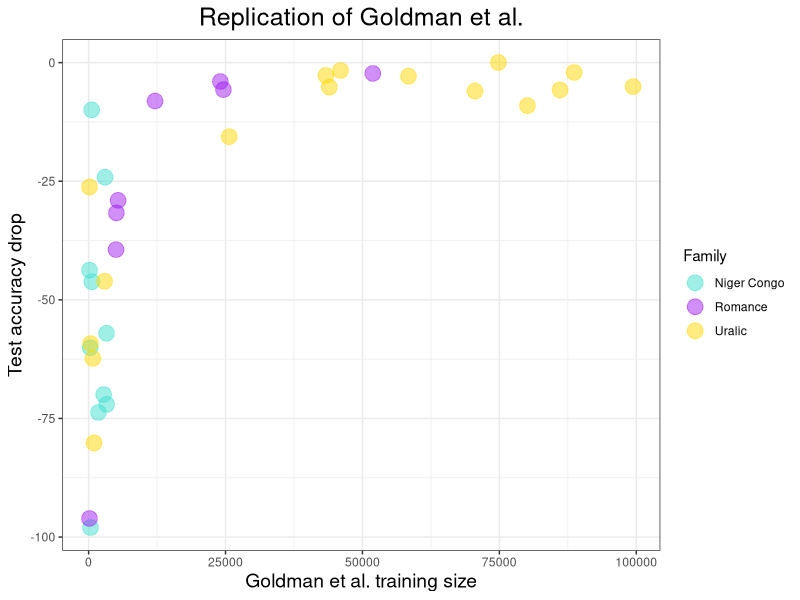
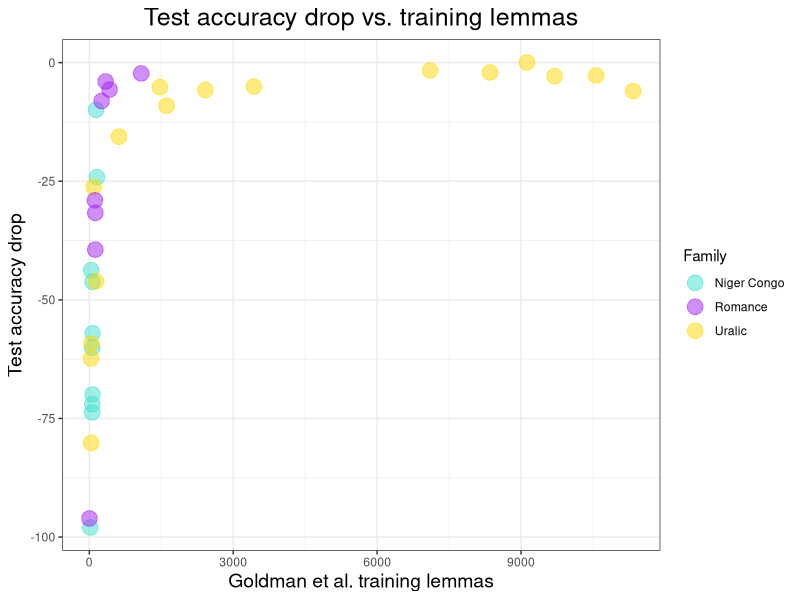
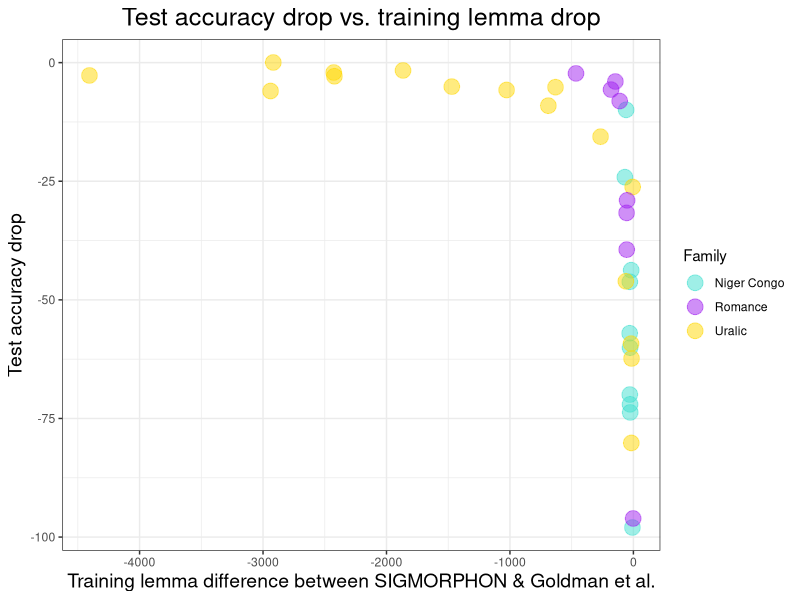
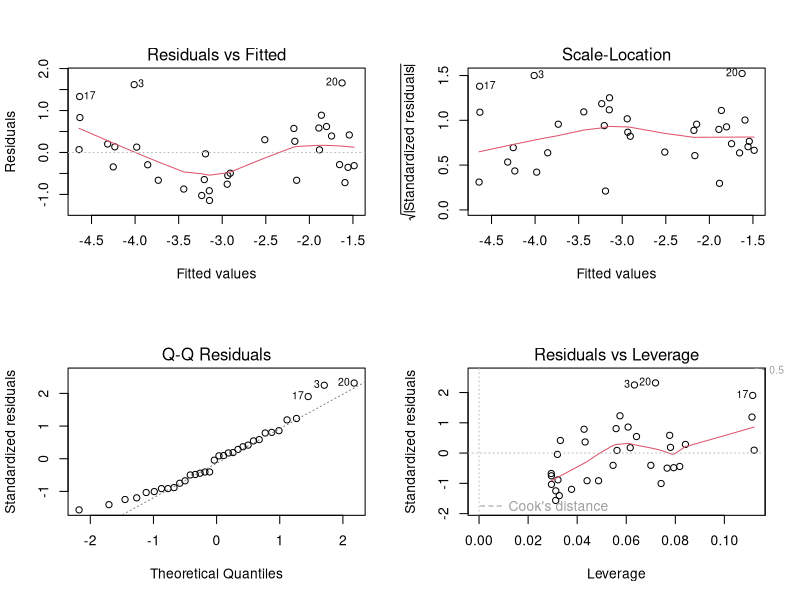
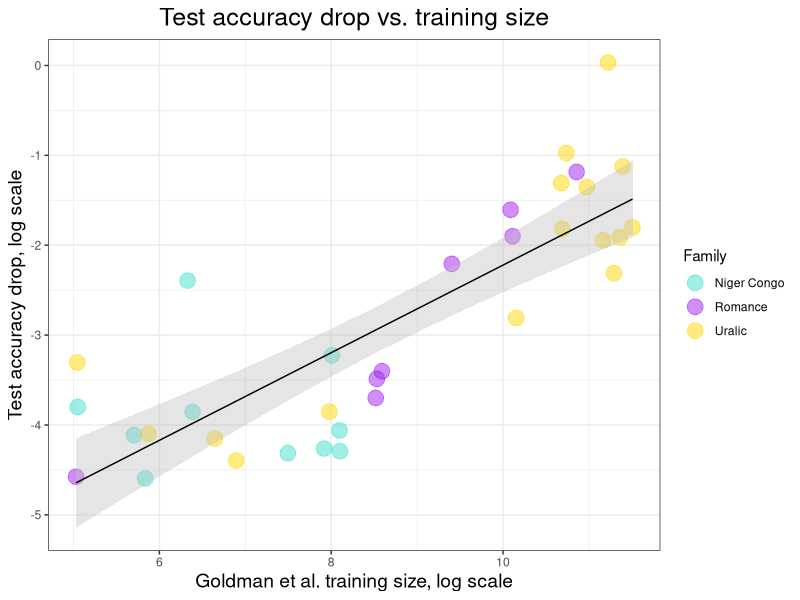
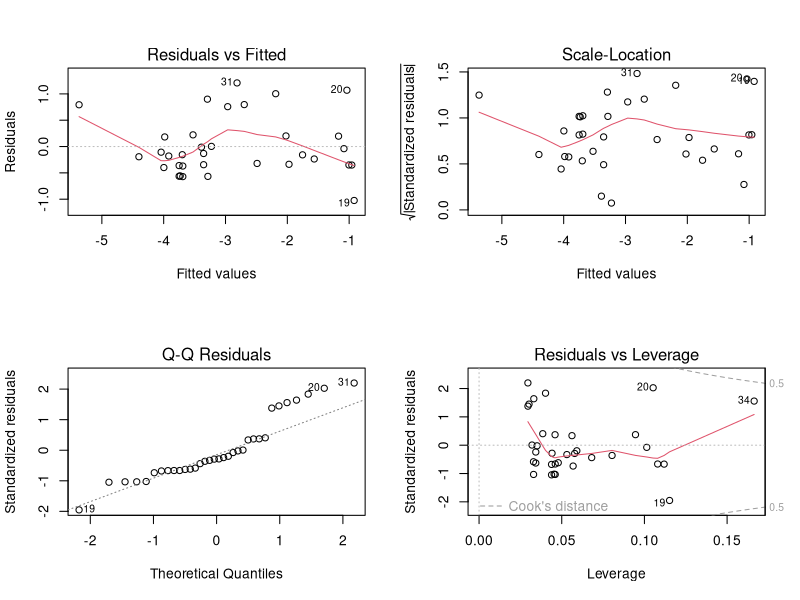
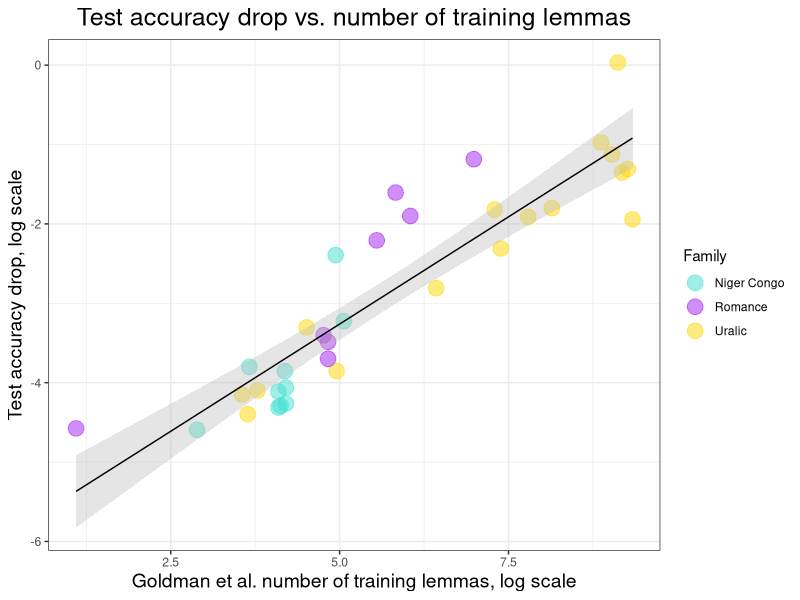
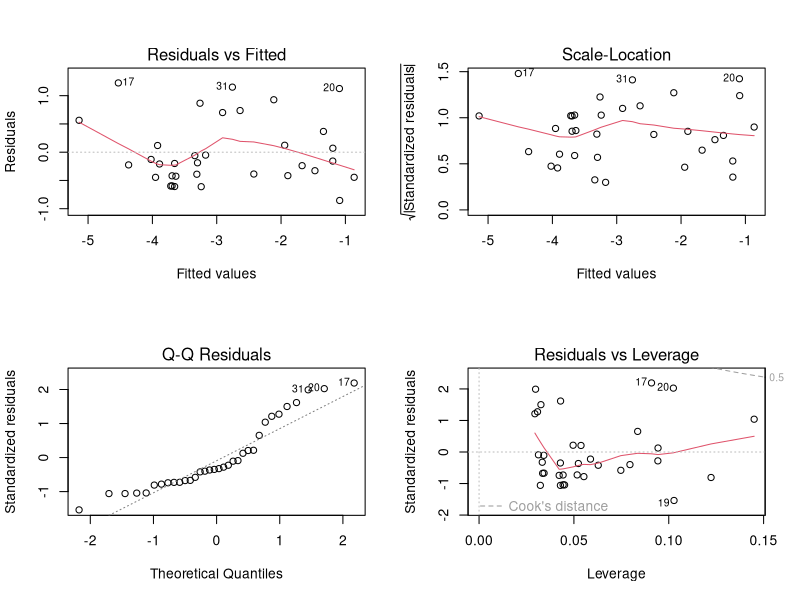

These figures' R source, in order:
## ---- chunk 1
library(ggplot2)
library(tidyverse)
library(car)
library(mgcv)
require(splines)
## ---- chunk 2
# Read in the data 
df<-read.csv("replication/replication_complete.csv")

# Make the family column pretty 
df$Family = str_to_title(str_replace(df$Family, "_", " "))

# We're going to be making a lot of log-log plots, so lets make our lives easier:
df$log_test_acc_drop = -1*log((-1*df$test_acc_drop)+1)
df$log_train_lemma_diff = -1*log(-1*df$train_lemma_diff_raw)
## ---- chunk 3
# We'll use this helper function to run our stats
correlations <- function(a, b){
  for (m in list("pearson", "spearman", "kendall")){
    # Supressing warnings bc we'll get them whenever there are ties 
    suppressWarnings(res <- cor.test(a, b, method = m))
    formatted <- sprintf("%s: %f (p = %e)", res$method, res$estimate, res$p.value)
    print(formatted)
  }
}

# We'll use this helper function to get information about our model
eval_model <- function(model, df){
  rsquared = summary(model)$r.squared
  AIC = AIC(model)
  results <- sprintf("R^2: %f, AIC: %f", rsquared, AIC)
  print(results)
  layout(matrix(c(1,2,3,4),2,2)) 
  plot(model)
  return(predict(model, df, se = TRUE))
}

# We'll use this helper function to compare two models 
compare_models <- function(model_both, model_single){
  layout(matrix(c(1,2,3,4),2,2)) 
  plot(model_both)
  AIC = AIC(model_both)
  anovap = anova(model_both, model_single)$`Pr(>F)`[-1]
  results <- sprintf("AIC: %f, ANOVA p: %f", AIC, anovap)
  print(results)
  vif(model_both)
}
## ---- chunk 4
df %>% 
  ggplot(aes(Goldman_train_size, test_acc_drop)) + 
  geom_point(aes(colour = Family), size = 5, alpha = 0.5) + 
  scale_color_manual(values=c("turquoise", "purple", "gold")) + 
  theme_bw() + 
  xlab("Goldman et al. training size") + 
  ylab("Test accuracy drop") + 
  ggtitle("Replication of Goldman et al.") + 
  theme(plot.title = element_text(hjust=0.5, size=18), 
        axis.title.y = element_text(size=14),
        axis.title.x = element_text(size=14),
        )
## ---- chunk 5
df %>% 
  ggplot(aes(Goldman_train_lemmas, test_acc_drop)) + 
  geom_point(aes(colour = Family), size = 5, alpha = 0.5) + 
  scale_color_manual(values=c("turquoise", "purple", "gold")) + 
  theme_bw() + 
  xlab("Goldman et al. training lemmas") + 
  ylab("Test accuracy drop") + 
  ggtitle("Test accuracy drop vs. training lemmas") + 
  theme(plot.title = element_text(hjust=0.5, size=18), 
        axis.title.y = element_text(size=14),
        axis.title.x = element_text(size=14),
  )
## ---- chunk 6
df %>% 
  ggplot(aes(train_lemma_diff_raw, test_acc_drop)) + 
  geom_point(aes(colour = Family), size = 5, alpha = 0.5) + 
  scale_color_manual(values=c("turquoise", "purple", "gold")) + 
  theme_bw() + 
  xlab("Training lemma difference between SIGMORPHON & Goldman et al.") + 
  ylab("Test accuracy drop") + 
  ggtitle("Test accuracy drop vs. training lemma drop") + 
  theme(plot.title = element_text(hjust=0.5, size=18), 
        axis.title.y = element_text(size=14),
        axis.title.x = element_text(size=14),
  )
## ---- chunk 7
train_size_lm = lm(log_test_acc_drop ~ log(Goldman_train_size), data = df)
pred <- eval_model(train_size_lm, df)

df %>% 
  ggplot(aes(log(Goldman_train_size), log_test_acc_drop)) + 
  geom_point(aes(colour = Family), size = 5, alpha = 0.5) + 
  scale_color_manual(values=c("turquoise", "purple", "gold")) + 
  theme_bw() + 
  xlab("Goldman et al. training size, log scale") + 
  ylab("Test accuracy drop, log scale") + 
  ggtitle("Test accuracy drop vs. training size") + 
  theme(plot.title = element_text(hjust=0.5, size=18), 
        axis.title.y = element_text(size=14),
        axis.title.x = element_text(size=14),
  )  +
  geom_ribbon(aes(x = log(Goldman_train_size), 
                  ymin = pred$fit - 2 * pred$se.fit, 
                  ymax = pred$fit + 2 * pred$se.fit), 
              fill = "grey", 
              alpha = .4) + 
  geom_line(aes(x = log(Goldman_train_size), y = pred$fit), color = "black")

correlations(log(df$Goldman_train_size), df$log_test_acc_drop)
## ---- chunk 8
train_lemma_lm = lm(log_test_acc_drop ~ log(Goldman_train_lemmas), data = df)
pred <- eval_model(train_lemma_lm, df)

df %>% 
  ggplot(aes(log(Goldman_train_lemmas), log_test_acc_drop)) + 
  geom_point(aes(colour = Family), size = 5, alpha = 0.5) + 
  scale_color_manual(values=c("turquoise", "purple", "gold")) + 
  theme_bw() + 
  xlab("Goldman et al. number of training lemmas, log scale") + 
  ylab("Test accuracy drop, log scale") + 
  ggtitle("Test accuracy drop vs. number of training lemmas") + 
  theme(plot.title = element_text(hjust=0.5, size=18), 
        axis.title.y = element_text(size=14),
        axis.title.x = element_text(size=14),
  )  + 
  geom_ribbon(aes(x = log(Goldman_train_lemmas), 
                 ymin = pred$fit - 2 * pred$se.fit, 
                 ymax = pred$fit + 2 * pred$se.fit), 
             fill = "grey", 
             alpha = .4) + 
  geom_line(aes(x = log(Goldman_train_lemmas), y = pred$fit), color = "black")

correlations(log(df$Goldman_train_lemmas), df$log_test_acc_drop)
## ---- chunk 9
lemma_drop_lm = lm(log_test_acc_drop ~ log_train_lemma_diff, data = df)
pred <- eval_model(lemma_drop_lm, df)

df %>% 
  ggplot(aes(log_train_lemma_diff, log_test_acc_drop)) + 
  geom_point(aes(colour = Family), size = 5, alpha = 0.5) + 
  scale_color_manual(values=c("turquoise", "purple", "gold")) + 
  theme_bw() + 
  xlab("Training lemma drop, log scale") + 
  ylab("Test accuracy drop, log scale") + 
  ggtitle("Test accuracy drop vs. training lemma drop") +
  theme(plot.title = element_text(hjust=0.5, size=18), 
        axis.title.y = element_text(size=14),
        axis.title.x = element_text(size=14),
  )  + 
  geom_ribbon(aes(x = log_train_lemma_diff, 
                 ymin = pred$fit - 2 * pred$se.fit, 
                 ymax = pred$fit + 2 * pred$se.fit), 
             fill = "grey", 
             alpha = .4) + 
  geom_line(aes(x = log_train_lemma_diff, y = pred$fit), color = "black")

correlations(df$log_train_lemma_diff, df$log_test_acc_drop)
## ---- chunk 10
df %>% 
  ggplot(aes(log(Goldman_train_size), log(Goldman_train_lemmas))) + 
  geom_point(aes(colour = Family), size = 5, alpha = 0.5) + 
  scale_color_manual(values=c("turquoise", "purple", "gold")) + 
  theme_bw() + 
  xlab("Goldman et al. training size, log scale") + 
  ylab("Goldman et al. number of training lemmas, log scale") + 
  ggtitle("Training size vs. training lemmas, log scale") + 
  theme(plot.title = element_text(hjust=0.5, size=18), 
        axis.title.y = element_text(size=14),
        axis.title.x = element_text(size=14),
  )  + 
  stat_smooth(method="lm", color="black", size=0.5, alpha = 0.5)

correlations(log(df$Goldman_train_size), log(df$Goldman_train_lemmas))
## ---- chunk 11
df %>%
  ggplot(aes(log(Goldman_train_size), log_train_lemma_diff)) + 
  geom_point(aes(colour = Family), size = 5, alpha = 0.5) + 
  scale_color_manual(values=c("turquoise", "purple", "gold")) + 
  theme_bw() + 
  xlab("Goldman et al. training size, log scale") + 
  ylab("Training lemma difference, log scale") + 
  ggtitle("Training size vs. training lemma drop") + 
  theme(plot.title = element_text(hjust=0.5, size=18), 
        axis.title.y = element_text(size=14),
        axis.title.x = element_text(size=14),
  )  + 
  stat_smooth(method="lm", color="black", size=0.5, alpha = 0.5)

correlations(log(df$Goldman_train_size), df$log_train_lemma_diff)
## ---- chunk 12
df %>%
  ggplot(aes(log(Goldman_train_lemmas), log_train_lemma_diff)) + 
  geom_point(aes(colour = Family), size = 5, alpha = 0.5) + 
  scale_color_manual(values=c("turquoise", "purple", "gold")) + 
  theme_bw() + 
  xlab("Goldman et al. training lemmas, log scale") + 
  ylab("Training lemma difference, log scale") + 
  ggtitle("Training lemmas vs. training lemma drop") + 
  theme(plot.title = element_text(hjust=0.5, size=18), 
        axis.title.y = element_text(size=14),
        axis.title.x = element_text(size=14),
  )  + 
  stat_smooth(method="lm", color="black", size=0.5, alpha = 0.5)

correlations(log(df$Goldman_train_lemmas), df$log_train_lemma_diff)
## ---- chunk 13
lemmas_plus_train_lm = lm(log_test_acc_drop ~ log(Goldman_train_size) + log(Goldman_train_lemmas), data = df)
compare_models(lemmas_plus_train_lm, train_lemma_lm)
## ---- chunk 14
lemmas_drop_lm = lm(log_test_acc_drop ~ log(Goldman_train_lemmas) + log_train_lemma_diff, data = df)
compare_models(lemmas_drop_lm, train_lemma_lm)
## ---- chunk 15
ns_train_size_lm = lm(log_test_acc_drop ~ ns(log(Goldman_train_size), df=3), data = df)
pred <- eval_model(ns_train_size_lm, df)

df %>% 
  ggplot(aes(log(Goldman_train_size), log_test_acc_drop)) + 
  geom_point(aes(colour = Family), size = 5, alpha = 0.5) + 
  scale_color_manual(values=c("turquoise", "purple", "gold")) + 
  theme_bw() + 
  xlab("Goldman et al. training size, log scale") + 
  ylab("Test accuracy drop, log scale") + 
  ggtitle("Test accuracy drop vs. training size") + 
  theme(plot.title = element_text(hjust=0.5, size=18), 
        axis.title.y = element_text(size=14),
        axis.title.x = element_text(size=14),
  )  +
  geom_ribbon(aes(x = log(Goldman_train_size), 
                  ymin = pred$fit - 2 * pred$se.fit, 
                  ymax = pred$fit + 2 * pred$se.fit), 
              fill = "grey", 
              alpha = .4) + 
  geom_line(aes(x = log(Goldman_train_size), y = pred$fit), color = "black")
## ---- chunk 16
ns_train_lemma_lm = lm(log_test_acc_drop ~ ns(log(Goldman_train_lemmas), df = 3), data = df)
pred <- eval_model(ns_train_lemma_lm, df)

df %>% 
  ggplot(aes(log(Goldman_train_lemmas), log_test_acc_drop)) + 
  geom_point(aes(colour = Family), size = 5, alpha = 0.5) + 
  scale_color_manual(values=c("turquoise", "purple", "gold")) + 
  theme_bw() + 
  xlab("Goldman et al. number of training lemmas, log scale") + 
  ylab("Test accuracy drop, log scale") + 
  ggtitle("Test accuracy drop vs. number of training lemmas") + 
  theme(plot.title = element_text(hjust=0.5, size=18), 
        axis.title.y = element_text(size=14),
        axis.title.x = element_text(size=14),
  )  + 
  geom_ribbon(aes(x = log(Goldman_train_lemmas), 
                 ymin = pred$fit - 2 * pred$se.fit, 
                 ymax = pred$fit + 2 * pred$se.fit), 
             fill = "grey", 
             alpha = .4) + 
  geom_line(aes(x = log(Goldman_train_lemmas), y = pred$fit), color = "black")
## ---- chunk 17
ns_lemma_drop_lm = lm(log_test_acc_drop ~ ns(log_train_lemma_diff, df = 3), data = df)
pred <- eval_model(ns_lemma_drop_lm, df)

df %>% 
  ggplot(aes(log_train_lemma_diff, log_test_acc_drop)) + 
  geom_point(aes(colour = Family), size = 5, alpha = 0.5) + 
  scale_color_manual(values=c("turquoise", "purple", "gold")) + 
  theme_bw() + 
  xlab("Training lemma drop, log scale") + 
  ylab("Test accuracy drop, log scale") + 
  ggtitle("Test accuracy drop vs. training lemma drop") +
  theme(plot.title = element_text(hjust=0.5, size=18), 
        axis.title.y = element_text(size=14),
        axis.title.x = element_text(size=14),
  )  + 
  geom_ribbon(aes(x = log_train_lemma_diff, 
                 ymin = pred$fit - 2 * pred$se.fit, 
                 ymax = pred$fit + 2 * pred$se.fit), 
             fill = "grey", 
             alpha = .4) + 
  geom_line(aes(x = log_train_lemma_diff, y = pred$fit), color = "black")
## ---- chunk 18
ns_lemmas_plus_train_lm = lm(log_test_acc_drop ~ ns(log(Goldman_train_size), df = 3) + ns(log(Goldman_train_lemmas), df = 3), data = df)
compare_models(ns_lemmas_plus_train_lm, ns_train_lemma_lm)
## ---- chunk 19
ns_lemmas_drop_lm = lm(log_test_acc_drop ~ ns(log(Goldman_train_lemmas), df = 3) + ns(log_train_lemma_diff, df = 3), data = df)
compare_models(ns_lemmas_drop_lm, ns_train_lemma_lm)
## ---- chunk 20
Gold <- df %>% 
  select(train=Goldman_train_size, 
         lemmas = Goldman_train_lemmas,
         test = Goldman_test_acc, 
         Family = Family
         ) 
Gold$Type = "Goldman"

Sigm <- df %>% 
  select(train = SIGMORPHON_train_size,
         lemmas = SIGMORPHON_train_lemmas,
         test = SIGMORPHON_test_acc,
         Family = Family
         )
Sigm$Type = "SIGMORPHON"

new_df = rbind(Gold, Sigm)
## ---- chunk 21
new_df %>% 
  ggplot(aes(log(train), log(test + 1), color = Type)) +
  geom_point(aes(shape = Family), size = 5, alpha = 0.5) + 
  scale_color_manual(values=c("turquoise", "purple", "gold")) + 
  stat_smooth(aes(color=Type), method="lm", size=0.5, alpha = 0.5)+ 
  theme_bw() + 
  xlab("Training size, log scale") + 
  ylab("Test accuracy, log scale") + 
  ggtitle("Test accuracy vs. training size") + 
  theme(plot.title = element_text(hjust=0.5, size=18), 
        axis.title.y = element_text(size=14),
        axis.title.x = element_text(size=14),
  ) 
print("-------GOLDMAN ------")
correlations(log(df$Goldman_train_size), log(df$Goldman_test_acc + 1))
print("-------SIGMORPHON -------")
correlations(log(df$SIGMORPHON_train_size), log(df$SIGMORPHON_test_acc + 1))
## ---- chunk 22
new_df %>% 
  ggplot(aes(log(lemmas), log(test + 1), color = Type)) +
  geom_point(aes(shape = Family), size = 5, alpha = 0.5) + 
  scale_color_manual(values=c("turquoise", "purple", "gold")) + 
  stat_smooth(aes(color=Type), method="lm", size=0.5, alpha = 0.5) + 
  theme_bw() + 
  xlab("Training lemmas, log scale") + 
  ylab("Test accuracy, log scale") + 
  ggtitle("Test accuracy vs. training lemmas") + 
  theme(plot.title = element_text(hjust=0.5, size=18), 
        axis.title.y = element_text(size=14),
        axis.title.x = element_text(size=14),
  ) 
print("-------GOLDMAN ------")
correlations(log(df$Goldman_train_lemmas), log(df$Goldman_test_acc + 1))
print("-------SIGMORPHON -------")
correlations(log(df$SIGMORPHON_train_lemmas), log(df$SIGMORPHON_test_acc + 1))
## ---- chunk 23
print("-------GOLDMAN ------")
correlations(log(df$Goldman_train_size), log(df$Goldman_train_lemmas))
print("-------SIGMORPHON -------")
correlations(log(df$SIGMORPHON_train_size), log(df$SIGMORPHON_train_lemmas))
## ---- chunk 24
train_size_lm = lm(log(Goldman_test_acc + 1) ~ log(Goldman_train_size), data = df)
pred <- eval_model(train_size_lm, df)

df %>% 
  ggplot(aes(log(Goldman_train_size), log(Goldman_test_acc + 1))) + 
  geom_point(aes(colour = Family), size = 5, alpha = 0.5) + 
  scale_color_manual(values=c("turquoise", "purple", "gold")) + 
  theme_bw() + 
  xlab("Goldman et al. training size, log scale") + 
  ylab("Goldman et al. test accuracy, log scale") + 
  ggtitle("Goldman et al. test accuracy vs. training size") + 
  theme(plot.title = element_text(hjust=0.5, size=18), 
        axis.title.y = element_text(size=14),
        axis.title.x = element_text(size=14),
  )  + 
  geom_ribbon(aes(x = log(Goldman_train_size), 
                  ymin = pred$fit - 2 * pred$se.fit, 
                  ymax = pred$fit + 2 * pred$se.fit), 
              fill = "grey", 
              alpha = .4) + 
  geom_line(aes(x = log(Goldman_train_size), y = pred$fit), color = "black") 
## ---- chunk 25
train_lemma_lm = lm(log(Goldman_test_acc + 1) ~ log(Goldman_train_lemmas), data = df)
pred <- eval_model(train_lemma_lm)

df %>% 
  ggplot(aes(log(Goldman_train_lemmas), log(Goldman_test_acc + 1))) + 
  geom_point(aes(colour = Family), size = 5, alpha = 0.5) + 
  scale_color_manual(values=c("turquoise", "purple", "gold")) + 
  theme_bw() + 
  xlab("Goldman et al. number of training lemmas, log scale") + 
  ylab("Goldman et al. test accuracy, log scale") + 
  ggtitle("Goldman et al. test accuracy vs. number of training lemmas") + 
  theme(plot.title = element_text(hjust=0.5, size=18), 
        axis.title.y = element_text(size=14),
        axis.title.x = element_text(size=14),
  )  + 
  geom_ribbon(aes(x = log(Goldman_train_lemmas), ymin = pred$fit - 2 * pred$se.fit, ymax = pred$fit + 2 * pred$se.fit), fill = "grey", alpha = .4) + 
  geom_line(aes(x = log(Goldman_train_lemmas), y = predict(train_lemma_lm)), color = "black")

## ---- chunk 26
lemmas_plus_train_lm <- lm(log(Goldman_test_acc + 1) ~ log(Goldman_train_size) + log(Goldman_train_lemmas), data = df)
compare_models(lemmas_plus_train_lm, train_lemma_lm)
compare_models(lemmas_plus_train_lm, train_size_lm)
## ---- chunk 27
ns_train_size_lm = lm(log(Goldman_test_acc + 1) ~ ns(log(Goldman_train_size), df = 3), data = df)
pred <- eval_model(ns_train_size_lm, df)
df %>% 
  ggplot(aes(log(Goldman_train_size), log(Goldman_test_acc + 1))) + 
  geom_point(aes(colour = Family), size = 5, alpha = 0.5) + 
  scale_color_manual(values=c("turquoise", "purple", "gold")) + 
  theme_bw() + 
  xlab("Goldman et al. training size, log scale") + 
  ylab("Goldman et al. test accuracy, log scale") + 
  ggtitle("Goldman et al. test accuracy vs. training size") + 
  theme(plot.title = element_text(hjust=0.5, size=18), 
        axis.title.y = element_text(size=14),
        axis.title.x = element_text(size=14),
  )  + 
  geom_ribbon(aes(x = log(Goldman_train_size), 
                  ymin = pred$fit - 2 * pred$se.fit, 
                  ymax = pred$fit + 2 * pred$se.fit), 
              fill = "grey", 
              alpha = .4) + 
  geom_line(aes(x = log(Goldman_train_size), y = pred$fit), color = "black")
## ---- chunk 28
ns_train_lemma = lm(log(Goldman_test_acc + 1) ~ ns(log(Goldman_train_lemmas), df = 3), data = df)
pred <-  eval_model(ns_train_lemma, df)
df %>% 
  ggplot(aes(log(Goldman_train_lemmas), log(Goldman_test_acc + 1))) + 
  geom_point(aes(colour = Family), size = 5, alpha = 0.5) + 
  scale_color_manual(values=c("turquoise", "purple", "gold")) + 
  theme_bw() + 
  xlab("Goldman et al. number of training lemmas, log scale") + 
  ylab("Goldman et al. test accuracy, log scale") + 
  ggtitle("Goldman et al. test accuracy vs. number of training lemmas") + 
  theme(plot.title = element_text(hjust=0.5, size=18), 
        axis.title.y = element_text(size=14),
        axis.title.x = element_text(size=14),
  )  + 
  geom_ribbon(aes(x = log(Goldman_train_lemmas), 
                  ymin = pred$fit - 2 * pred$se.fit, 
                  ymax = pred$fit + 2 * pred$se.fit), 
              fill = "grey", 
              alpha = .4) + 
  geom_line(aes(x = log(Goldman_train_lemmas), y = pred$fit), color = "black")
## ---- chunk 29
ns_lemmas_plus_train_lm <- lm(log(Goldman_test_acc + 1) ~ ns(log(Goldman_train_size), df = 3) + ns(log(Goldman_train_lemmas), df = 3), data = df)
compare_models(ns_lemmas_plus_train_lm, ns_train_lemma)
compare_models(ns_lemmas_plus_train_lm, ns_train_size_lm)
